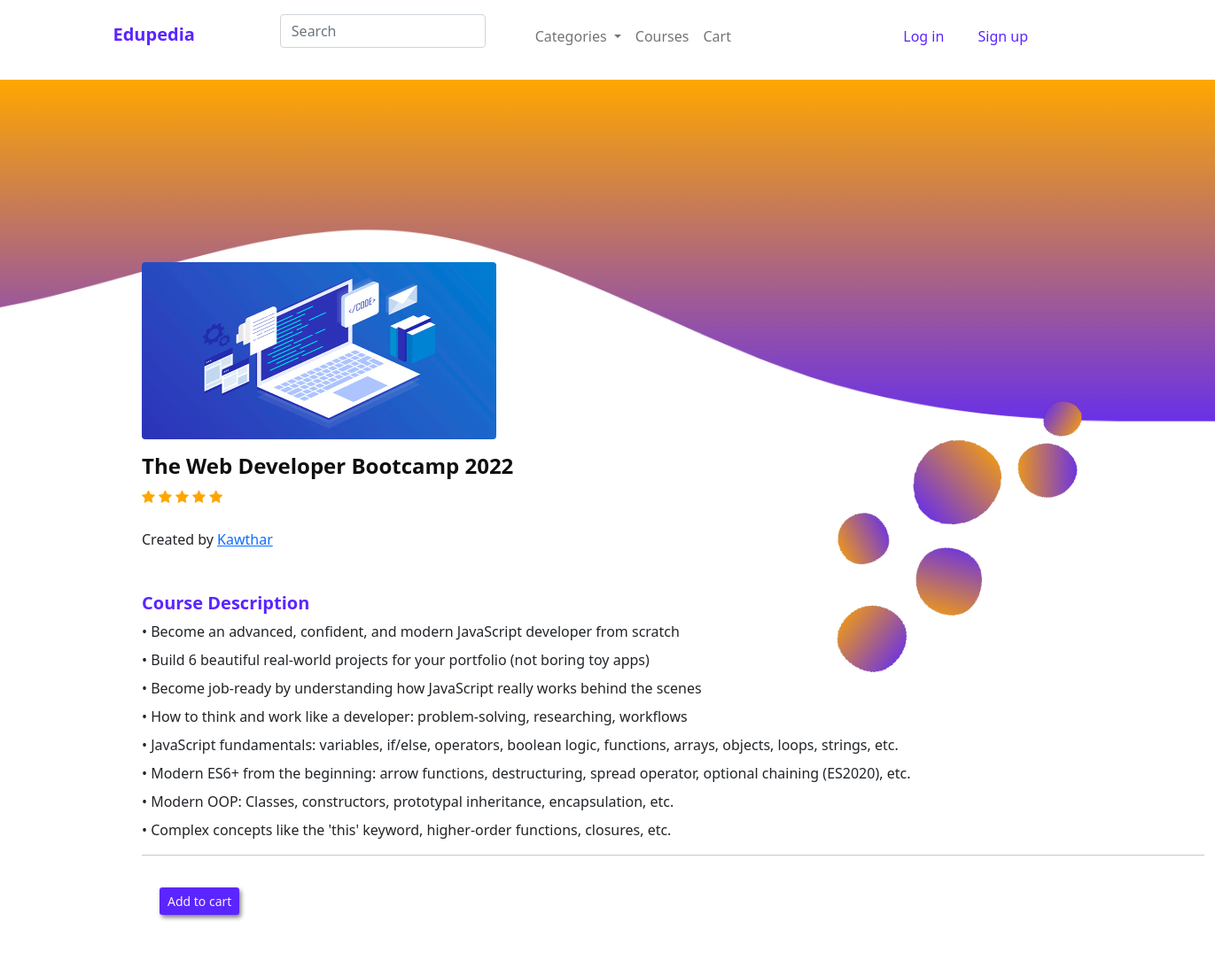
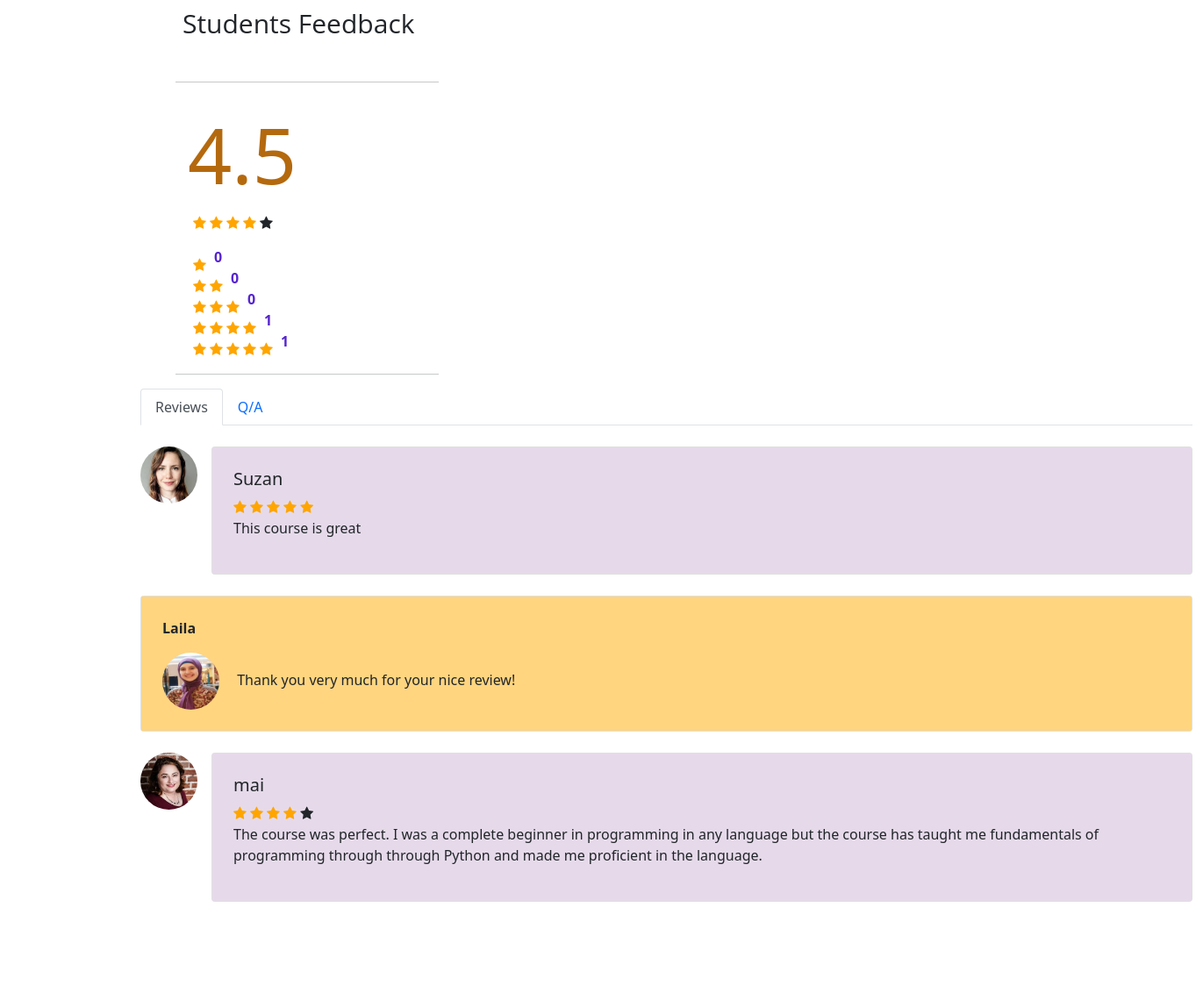
Page /server/courses.php?id=1 on the committed database (2 pictures, top to bottom).
### tables this page shows
CREATE TABLE `course` (
  `id` int(11) NOT NULL,
  `name` varchar(255) NOT NULL,
  `image` varchar(255) NOT NULL,
  `content` varchar(255) NOT NULL,
  `description` varchar(255) NOT NULL,
  `level` varchar(255) NOT NULL,
  `price` int(11) NOT NULL,
  `rating` int(11) NOT NULL,
  `status` int(11) NOT NULL,
  `category` int(11) NOT NULL,
  `tutor_id` int(11) NOT NULL,
  `admin_id` int(11) DEFAULT NULL
);

CREATE TABLE `user` (
  `id` int(11) NOT NULL,
  `type` int(11) NOT NULL,
  `fname` varchar(50) NOT NULL,
  `email` varchar(62) NOT NULL,
  `password` varchar(255) NOT NULL,
  `security_ans` varchar(255) NOT NULL,
  `picture` varchar(255) DEFAULT NULL,
  `tutor_status` int(11) DEFAULT NULL,
  `admin_rank` int(11) DEFAULT NULL,
  `tutor_cv` varchar(255) DEFAULT NULL,
  `status` text DEFAULT NULL
);

CREATE TABLE `feedback` (
  `id` int(11) NOT NULL,
  `learner_id` int(11) NOT NULL,
  `course_id` int(11) NOT NULL,
  `comment` varchar(255) NOT NULL,
  `rating` int(11) NOT NULL
);

CREATE TABLE `reply` (
  `id` int(11) NOT NULL,
  `review_id` int(11) NOT NULL,
  `admin_id` int(11) NOT NULL,
  `content` varchar(255) NOT NULL
);

### server/functions.php (called while the page is built, shortened)
<?php
function select($sql)
{
    include 'database.php';
    $result = $conn->query($sql);
    return $result->fetch_assoc();
}
function searchUser($id)
{
    include 'database.php';
    $sql2 = "SELECT * FROM user WHERE id='" . $id . "'";
    $result = $conn->query($sql2);
    $row = $result->fetch_assoc();
    return $row;
}
function getRating($id)
{
    include 'database.php';
    $sql = "SELECT AVG(rating) as avg FROM feedback WHERE course_id='" . $id . "'";
    $result = $conn->query($sql);
    $row = $result->fetch_assoc();
    return round($row['avg'], 1);
}
function rateCount($id)
{
    include 'database.php';
    $ratings = array();
    for ($i = 1; $i <= 5; $i++) {
        $sql = "SELECT count(rating) as count FROM feedback WHERE course_id='" . $id . "' and rating='" . $i . "'";
        $result = $conn->query($sql);
        $row = $result->fetch_assoc();
        array_push($ratings, $row['count']);
    }
    return $ratings;
}
?>

### server/courses.php (the view, shortened to what this page needs)
<html>
<head>
  <link rel="stylesheet" type="text/css" href="styles/styles.css">
  <link href="https://cdn.jsdelivr.net/npm/bootstrap@5.0.2/dist/css/bootstrap.min.css" rel="stylesheet">
  <link rel="stylesheet" href="https://cdnjs.cloudflare.com/ajax/libs/font-awesome/4.7.0/css/font-awesome.min.css">
</head>
<body class="d-flex flex-column min-vh-100" id="learnerbody">
  <?php
  include 'nav.php';
  include_once 'database.php';
  include_once 'functions.php';
  if ($_GET['id'] == "") {
  ?>
    <h4 style="text-align: center;">No course to show</h4>
  <?php
  } else {
    $sql = "SELECT * FROM course where id='" . $_GET['id'] . "'";
    $result = $conn->query($sql);
    $row = $result->fetch_assoc();
  ?>
    <div class="container-fluid mt-5" id="con">
      <img src="<?php echo $row['image'] ?>" class="img-fluid rounded" style="width: 400px; height: 200px" />
      <div class="mt-3 mb-4">
        <h4 class="mb-2" id="cName"><?php echo $row['name'] ?></h4>
        <?php
        $rating = $row['rating'];
        for ($i = 0; $i < (int)$rating; $i++) {
        ?>
          <span class='fa fa-star checked'></span>
        <?php
        }
        ?>
      </div>
      <?php
      $sql0 = "SELECT fname FROM user where id='" . $row['tutor_id'] . "'";
      $result0 = $conn->query($sql0);
      $row0 = $result0->fetch_assoc();
      ?>
      <p class="mb-2">Created by <a href="tutor.php?id=<?php echo $row['tutor_id'] ?>"> <?php echo $row0['fname'] ?></a> </p>
      <div class="d-flex justify-content-center text-start mt-5 mb-2">
        <div>
          <?php
          $path = $row['description'];
          ?>
          <p class="mb-2 h5" id="cDesc">Course Description</p>
          <?php
          $file = fopen($path, "r");
          while (!feof($file)) {
            $line = fgets($file);
          ?>
            <p class="mb-2"><?php echo $line ?></p>
          <?php
          }
          ?>
          <hr>
          <?php
          if ($_SESSION['user'] == '2' || $_SESSION['user'] == "") {
            $sql1 = "SELECT * FROM enroll WHERE learner_id='" . $_SESSION['id'] . "' and course_id='" . $row['id'] . "'";
            $result1 = $conn->query($sql1);
            if ($result1->num_rows > 0) {
              $content = $row['content'];
          ?>
              <p class="mb-2 h5" id="cDesc">Course content</p>
              <?php
              $file1 = fopen($content, "r");
              while (!feof($file1)) {
                $line1 = fgets($file1);
              ?>
                <p class="mb-2"><?php echo $line1 ?></p>
              <?php
              }
              echo "<hr>";
              ?>
              <button class="btn btn-sm" id="editcbtn" onclick="location.href='survey.php?id=<?php echo $row['id'] ?>'">Get certificate</button>
            <?php
            } else {
            ?>
              <button class="btn btn-sm" id="editcbtn" onclick="location.href='cart.php?id=<?php echo $row['id'] ?>'">Add to cart</button>
            <?php
            }
          } else if ($_SESSION['user'] == '1' || $_SESSION['user'] == '4') {
            $content = $row['content'];
            ?>
            <p class="mb-2 h5" id="cDesc">Course content</p>
            <?php
            $file1 = fopen($content, "r");
            while (!feof($file1)) {
              $line1 = fgets($file1);
            ?>
              <p class="mb-2"><?php echo $line1 ?></p>
            <?php
            }
            ?>
            <button class="btn btn-sm" id="editcbtn" onclick="location.href='editCourse.php?id=<?php echo $row['id'] ?>'">edit course</button>
            <button class="btn btn-sm" id="editcbtn" onclick="location.href='deleteCourse.php?id=<?php echo $row['id'] ?>'">delete course</button>
            <?php
            if ($row['status'] == 0 && $_SESSION['id'] == 1) {
            ?>
              <button class="btn btn-sm" id="editcbtn" onclick="location.href='approveCourse.php?id=<?php echo $row['id'] ?>'">approve course</button>
          <?php
            }
          }
          ?>
          <h2 class="my-5 ms-5" style="font-family: Open Sans, sans-serif; font-size:30px;">Students Feedback</h2>
          <hr style="position:relative;left:40px;width:300px">
          <?php
          $rate = getRating($row['id']);
          echo "<div style='display:inline'><p style='font-size: 5.5rem;position:relative;left:4.5%;color:#b4690e;margin-bottom: 0px;padding: 0; '>" . $rate . "</p>";
          for ($i = 0; $i < (int)$rate; $i++) {
          ?>
            <span class='fa fa-star checked' style='position:relative;left:5%;'></span>
          <?php
          }
          $uncheck = 5 - $rate;
          for ($j = 0; $j < $uncheck; $j++) {
          ?>
            <span class='fa fa-star' style='position:relative;left:5%;'></span>
          <?php
          }
          echo "</div>";
          ?>
          <br>
          <?php
          echo "<div style='display:inline'>";
          $ratings = rateCount($row['id']);
          for ($i = 0; $i <= 5; $i++) {
            for ($j = 0; $j < $i; $j++) {
          ?>
              <span class='fa fa-star checked' style='position:relative;left:5%;'></span>
          <?php
            }
            echo "<b style='color:#5624d0;position:relative;left:7%;top:1%;text-align:center'>" . $ratings[$i] . "</b>";
            echo "<br>";
          }
          echo "</div>";
          ?>
          <hr style="position:relative;left:40px;width:300px">
          <ul class="nav nav-tabs" id="myTab">
            <li class="nav-item" role="presentation">
              <button class="nav-link active" id="review-tab" data-bs-toggle="tab" data-bs-target="#review" type="button" role="tab" aria-controls="review" aria-selected="true">Reviews</button>
            </li>
            <li class="nav-item" role="presentation">
              <button class="nav-link" id="qa-tab" data-bs-toggle="tab" data-bs-target="#qa" type="button" role="tab" aria-controls="qa" aria-selected="false">Q/A</button>
            </li>
          </ul>
          <div class="tab-content" id="myTabContent">
            <div class="tab-pane fade show active" id="review" role="tabpanel" aria-labelledby="review-tab">
              <?php
              $sql2 = "SELECT * FROM feedback WHERE course_id='" . $row['id'] . "'";
              $result3 = $conn->query($sql2);
              if ($result3->num_rows > 0) {
                while ($reviews = $result3->fetch_assoc()) {
                  $user = searchUser($reviews['learner_id']);
                  $rating2 = $reviews['rating'];
                  echo "<br>";
              ?>
                  <div class="d-flex flex-start mb-4">
                    <img class="rounded-circle shadow-1-strong me-3" src="<?php echo $user['picture']; ?>" alt="avatar" width="65" height="65" />
                    <div class="card w-100">
                      <div class="card-body p-4" style="background-color:#E6DAEA">
                        <div class="">
                          <h5> <?php echo $user['fname']; ?></h5>
                          <?php
                          for ($i = 0; $i < (int)$rating2; $i++) {
                          ?>
                            <span class=' fa fa-star checked'></span>
                          <?php
                          }
                          $unchecked2 = 5 - $rating2;
                          for ($j = 0; $j < $unchecked2; $j++) {
                          ?>
                            <span class='fa fa-star'></span>
                          <?php
                          }
                          ?>
                          <p>
                            <?php
                            echo $reviews['comment'];
                            ?>
                          </p>
                        </div>
                      </div>
                    </div>
                  </div>
                  <?php
                  $sql19 = "SELECT * FROM reply WHERE review_id='" . $reviews['id'] . "'";
                  $result19 = $conn->query($sql19);
                  if ($result19->num_rows > 0) {
                    while ($row19 = $result19->fetch_assoc()) {
                      $sql20 = "SELECT * FROM user WHERE id='" . $row19['admin_id'] . "'";
                      $result20 = select($sql20);
                  ?>
                      <div class="card w-100">
                        <div class="card-body p-4" style="background-color:#FFD580">
                          <p><b><?php echo $result20['fname']; ?></b></p>
                          <img class="rounded-circle shadow-1-strong me-3" src="<?php echo $result20['picture']; ?>" alt="avatar" width="65" height="65" />
                          <?php echo $row19['content']; ?>
                        </div>
                      </div>
              <?php
                    }
                  }
                }
              } else {
                echo "<h5 class='mt-3' style='position:absolute;left:29%'>No reviews yet &#129488;</h5>";
              }
              ?>
              <form method="post" action="">
                <input placeholder="type your reply" style="display:none;width:50%;height:50px;" name="reply" id="reply"><br><br>
              </form>
            </div>
          </div>
        </div>
        <br>
        <br>
        <br>
        <br>
      </div>
    </div>
  <?php
  }
  ?>
</body>
</html>

### server/styles/styles.css (style rules this page uses)
:root { --primary: #5B25FF; --dark: rgb(17, 16, 16); --body: #363EE0; --dark2: #1c1d1f; --box-shadow: 2px 3px 5px grey; --active:#FFA700; --font:"Open Sans", sans-serif; }
.card { width:270px; }
body { font-family: 'Lato', sans-serif; }
body { font-family: Arial, sans-serif; }
#editcbtn { color:whitesmoke; background-color: var(--primary); box-shadow: var(--box-shadow); margin-left: 20px; margin-bottom: 30px; margin-top: 20px; }

### server/courses.php (style rules this page uses)
:root { --primary: #5B25FF; --dark: rgb(17, 16, 16); --body: #363EE0; --dark2: #1c1d1f; --box-shadow: 2px 3px 5px grey; --active: #FFA700; --font: "Open Sans", sans-serif; }
#learnerbody { background-image: url(images/wave.png); background-repeat: no-repeat; background-position-y: 90px; background-size: contain; }
.checked { color: orange; }
#cName { font-family: var(--font); color: var(--dark); font-weight: bold; }
#cDesc { font-family: var(--font); color: var(--primary); font-weight: bold; font-size: 20px; }
#con { background-image: url(images/Background5.png); background-repeat: no-repeat; background-position-x: 900px; background-position-y: 300px; background-size: 350px; padding-top: 170px; padding-left: 160px; }

### rows in the picture
course: image (picture), name "The Web Developer Bootcamp 2022", rating 5 (drawn)
user: fname "Kawthar"
feedback: learner.picture (picture), learner.fname "Suzan", rating 5 (drawn), comment "This course is great"
reply: admin.fname "Laila", admin.picture (picture), content "Thank you very much for your nice review!"
feedback: learner.picture (picture), learner.fname "mai", rating 4 (drawn), comment "The course was perfect. I was a complete beginner in programming in any language but the course has taught me fundamentals of programming through through Python and made me proficient in the language."

### other values in the picture
$line "• Become an advanced, confident, and modern JavaScript developer from scratch"
$line "• Build 6 beautiful real-world projects for your portfolio (not boring toy apps)"
$line "• Become job-ready by understanding how JavaScript really works behind the scenes"
$line "• How to think and work like a developer: problem-solving, researching, workflows"
$line "• JavaScript fundamentals: variables, if/else, operators, boolean logic, functions, arrays, objects, loops, strings, etc."
$line "• Modern ES6+ from the beginning: arrow functions, destructuring, spread operator, optional chaining (ES2020), etc."
$line "• Modern OOP: Classes, constructors, prototypal inheritance, encapsulation, etc."
$line "• Complex concepts like the 'this' keyword, higher-order functions, closures, etc."
$rate "4.5"
$ratings[$i] "0"
$ratings[$i] "1"
